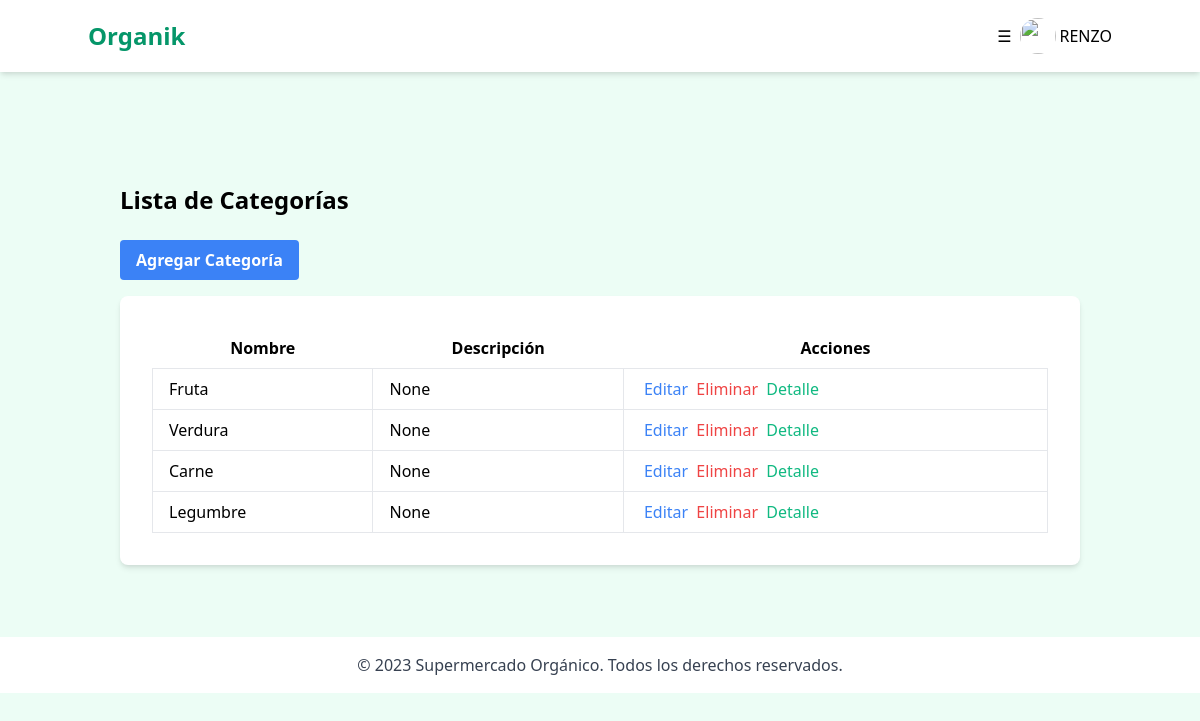
The page /administracion/categoria/ (signed in) on the database as committed earlier.
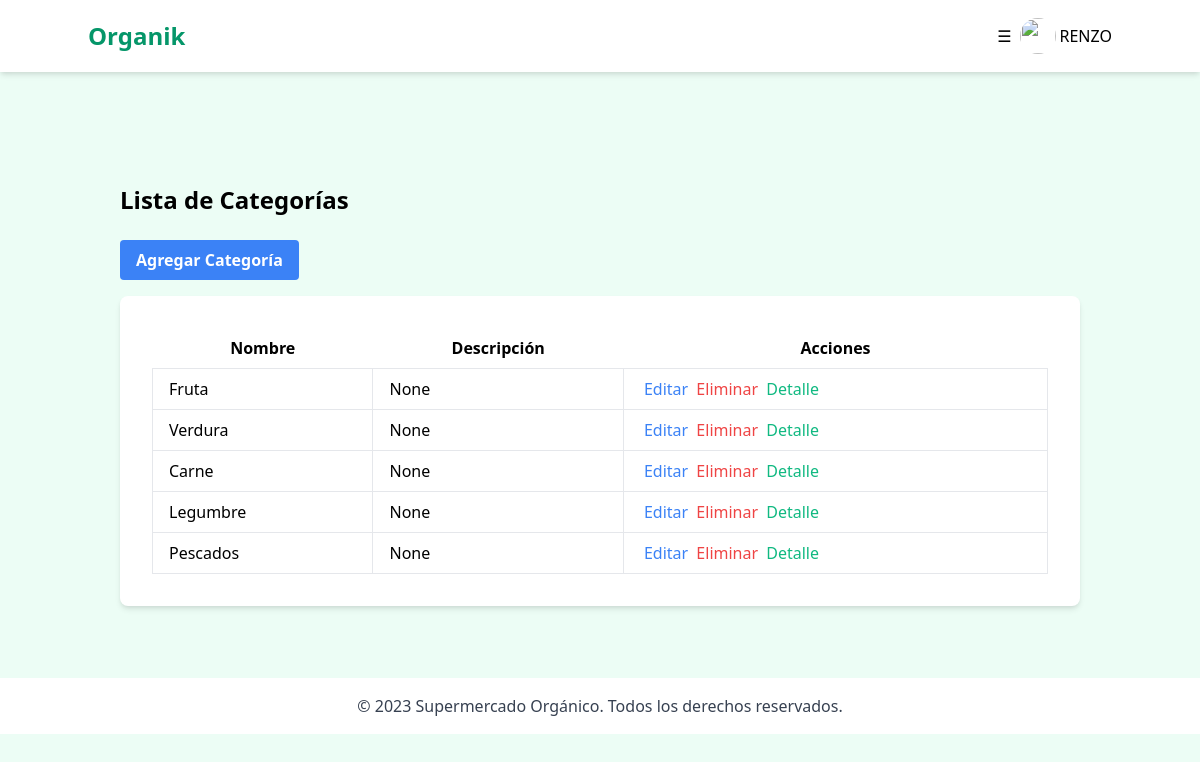
The same page on the database as committed later.
### marketapp/models.py (models this page shows, shortened)
class Categoria(models.Model):
    nombre = models.CharField(max_length=50)
    descripcion = models.CharField(max_length=100, blank=True, null=True)

### marketapp/views.py (the view)
# urls.py: path('categoria/', CategoriaAdminListView.as_view(), name='admin_categoria_list'),
class CategoriaAdminListView(ListView):
    model = Categoria
    template_name = 'marketapp/admin/categoria/list.html'
    context_object_name = 'categorias'

### marketapp/templates/marketapp/admin/categoria/list.html
{% extends "marketapp/admin/adminIndex.html" %}
{% block contenido %}
<div class="container mx-auto mt-10 p-4">
    <h2 class="text-2xl font-bold mb-6">Lista de Categorías</h2>
    <a href="{% url 'administracion:admin_categoria_create' %}" class="bg-blue-500 hover:bg-blue-600 text-white font-bold py-2 px-4 rounded mb-4 inline-block">Agregar Categoría</a>
    <div class="bg-white p-8 rounded-lg shadow-md">
        <table class="min-w-full table-auto">
            <thead>
                <tr>
                    <th class="px-4 py-2">Nombre</th>
                    <th class="px-4 py-2">Descripción</th>
                    <th class="px-4 py-2">Acciones</th>
                </tr>
            </thead>
            <tbody>
                {% for categoria in categorias %}
                <tr>
                    <td class="border px-4 py-2">{{ categoria.nombre }}</td>
                    <td class="border px-4 py-2">{{ categoria.descripcion }}</td>
                    <td class="border px-4 py-2">
                        <a href="{% url 'administracion:admin_categoria_edit' categoria.id %}" class="text-blue-500 hover:text-blue-600 ml-1">Editar</a>
                        <a href="{% url 'administracion:admin_categoria_delete' categoria.id %}" class="text-red-500 hover:text-red-600 ml-1">Eliminar</a>
                        <a href="{% url 'administracion:admin_categoria_detail' categoria.id %}" class="text-green-500 hover:text-green-600 ml-1">Detalle</a>
                    </td>
                </tr>
                {% endfor %}
            </tbody>
        </table>
    </div>
</div>
{% endblock %}

Rows that differ between the two databases and show on the page:
added Categoria: nombre "Pescados", descripcion "None"
